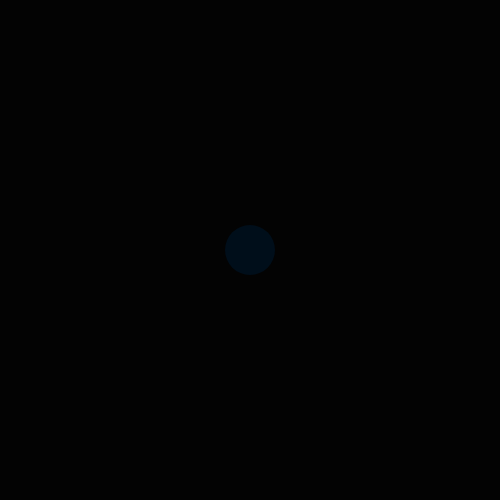
Frame 1 (no input)
Frame 60 (no input): identical to frame 1, image omitted
Frame 120 (the mouse pressed at the canvas centre since frame 60): identical to frame 1, image omitted

The p5.js sketch that drew this single still picture (run headless with seeded random() and noise() and a simulated clock; from frame 60 on, the mouse is pressed at the canvas centre):

// p5.js sketch
// ── sketch.js
function setup() {
    createCanvas(500, 500)
    colorMode(HSB, 360, 100, 100, 100);
    rectMode(CENTER);
    noStroke();
}

function draw() {
    background(1);
    fill(207,109,10)
    circle(250,250, 50)
}
